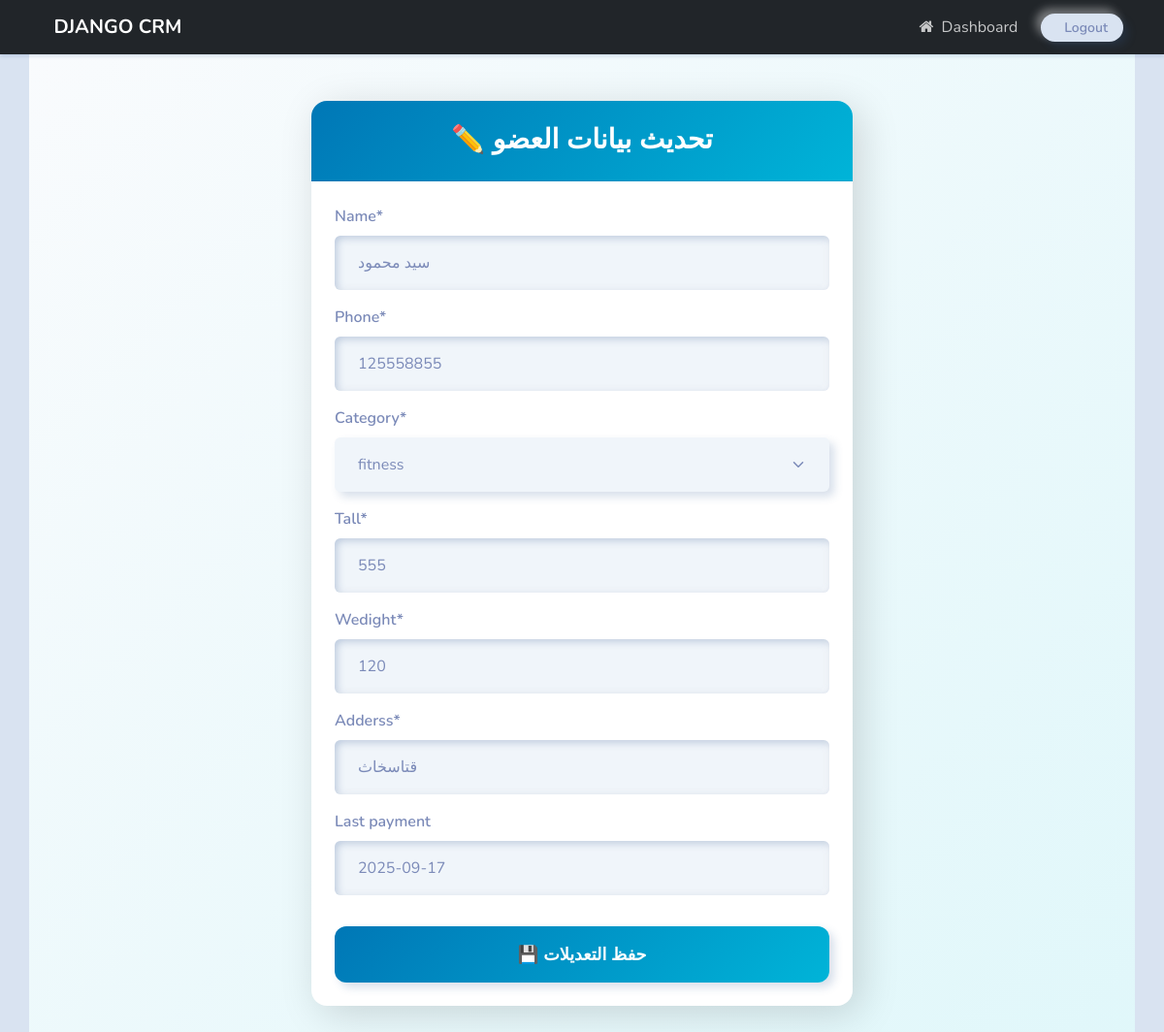
The page /update_record/9/ (signed in) on the database its author committed.
### wbapp/models.py (models this page shows, shortened)
class record(models.Model):
    name=models.CharField( max_length=50)
    phone=models.IntegerField()
    category=models.ForeignKey(Category, on_delete=models.CASCADE)
    tall=models.IntegerField()
    wedight=models.IntegerField()
    adderss=models.CharField( max_length=500)
    create_at=models.DateTimeField( auto_now_add=True)
    last_payment = models.DateField(default=timezone.now, null=True, blank=True)

class Category(models.Model):
    name=models.CharField( max_length=100)
    create_at=models.DateTimeField( auto_now_add=True)
    def __str__(self):
        return self.name

### wbapp/views.py (the view)
# urls.py: path('update_record/<int:record_id>/',views.update_record,name="update_record"),
@login_required(login_url='login')
def update_record(request,record_id):
    Record=get_object_or_404(record,id=record_id)
    form=UpdateRecordForm(instance=Record)
    if request.method=='POST':
        form=UpdateRecordForm(request.POST,instance=Record)
        if form.is_valid():
            form.save()
            messages.success(request,'Updated succssfully')
            return redirect('dashbord')
    context={'record':form}
    return render(request,'web/update.html',context)

### wbapp/forms.py
class UpdateRecordForm(forms.ModelForm):
    class  Meta:
        model=record
        fields="__all__"

### wbapp/template/web/update.html (shortened to what this page needs)
{% extends "base.html" %}
{% load crispy_forms_tags %}
{% block content %}
<div class="container d-flex justify-content-center align-items-center py-5"
     style="min-height: 100vh; background: linear-gradient(135deg, #f9fbfd, #e0f7fa);">
    <div class="col-md-7 col-lg-6">
        <div class="card shadow-lg border-0 rounded-4 overflow-hidden">
            <div class="card-header text-center py-4"
                 style="background: linear-gradient(135deg, #0077b6, #00b4d8);">
                <h3 class="mb-0 text-white fw-bold">✏️ تحديث بيانات العضو</h3>
            </div>
            <div class="card-body p-4">
                <form method="post">
                    {{ record|crispy }}
                    <button type="submit" class="btn w-100 mt-3"
                            style="background: linear-gradient(135deg, #0077b6, #00b4d8);
                                   color: white;
                                   font-size: 1.1rem;
                                   font-weight: 600;
                                   border-radius: 12px;
                                   transition: 0.3s;">
                        💾 حفظ التعديلات
                    </button>
                </form>
            </div>
        </div>
    </div>
</div>
{% endblock content %}

### wbapp/template/web/update.html (style rules this page uses)
.card { background: #ffffff; }

### rows shown on the page
record: name "سيد محمود", phone "125558855", category "fitness", tall "555", wedight "120", adderss "قتاسخاث", last_payment "2025-09-17"
